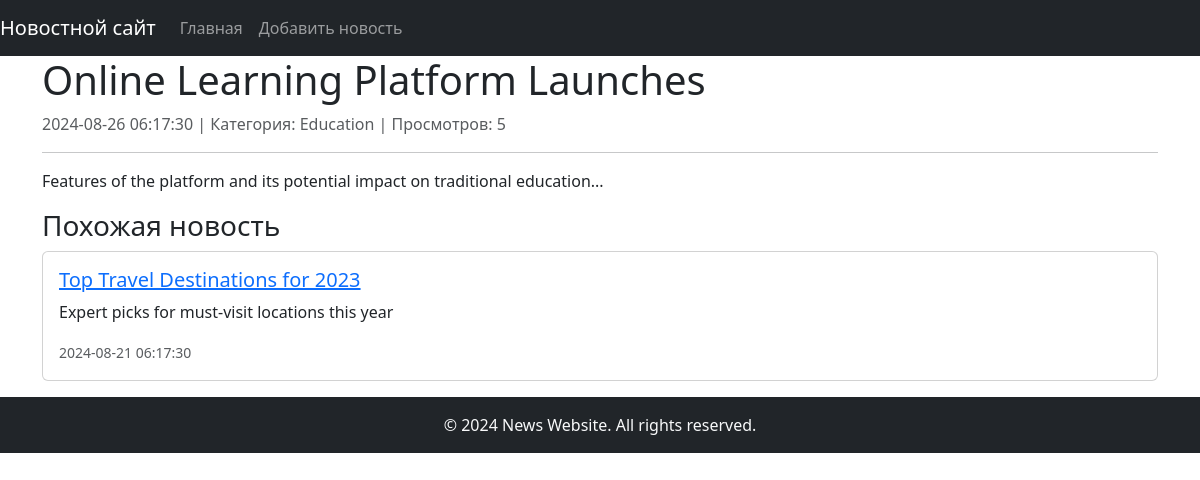
The page /news.php?id=9 on the database its author committed.
### tables this page shows
CREATE TABLE `news` (
  `id` int(11) NOT NULL,
  `title` varchar(255) NOT NULL,
  `announcement` text NOT NULL,
  `detailed_text` text NOT NULL,
  `category_id` int(11) NOT NULL,
  `author_id` int(11) NOT NULL,
  `date` timestamp NULL DEFAULT CURRENT_TIMESTAMP,
  `view_count` int(11) DEFAULT '0'
);

CREATE TABLE `categories` (
  `id` int(11) NOT NULL,
  `name` varchar(255) NOT NULL
);

### public/includes/news.php (called while the page is built, shortened)
<?php
class News {
    private $db;
    public function __construct($db) {
        $this->db = $db;
    }
    public function getNewsById($newsId) {
        $query = "SELECT n.*, c.name AS category, a.name AS author
                  FROM news n
                  JOIN categories c ON n.category_id = c.id
                  JOIN authors a ON n.author_id = a.id
                  WHERE n.id = :id";
        $stmt = $this->db->prepare($query);
        $stmt->bindValue(':id', $newsId, PDO::PARAM_INT);
        $stmt->execute();
        return $stmt->fetch(PDO::FETCH_ASSOC);
    }
    public function getSimilarNews($newsId) {
        $query = "SELECT n.*, c.name AS category, a.name AS author
                  FROM news n
                  JOIN categories c ON n.category_id = c.id
                  JOIN authors a ON n.author_id = a.id
                  JOIN similar_news sn ON n.id = sn.similar_news_id
                  WHERE sn.news_id = :id";
        $stmt = $this->db->prepare($query);
        $stmt->bindValue(':id', $newsId, PDO::PARAM_INT);
        $stmt->execute();
        return $stmt->fetchAll(PDO::FETCH_ASSOC);
    }
}

### public/news.php (the view, shortened to what this page needs)
<?php
include_once 'includes/database.php';
include_once 'includes/news.php';
if (isset($_GET['id'])) {
    $newsId = $_GET['id'];
    $newsObj = new News($db);
    $news = $newsObj->getNewsById($newsId);
    $similarNews = $newsObj->getSimilarNews($newsId);
}
?>
<!DOCTYPE html>
<html>
<head>
    <link rel="stylesheet" href="https://cdn.jsdelivr.net/npm/bootstrap@5.3.2/dist/css/bootstrap.min.css">
</head>
<body>
    <?php include 'templates/header.php'; ?>
    <div class="container">
        <?php if ($news): ?>
            <h1><?php echo htmlspecialchars($news['title']); ?></h1>
            <p class="text-muted"><?php echo $news['date']; ?> | Категория: <?php echo htmlspecialchars($news['category']); ?> | Просмотров: <?php echo $news['view_count']; ?></p>
            <hr>
            <p><?php echo $news['detailed_text']; ?></p>
            <?php if (count($similarNews) > 1): ?>
                <h3>Похожие новости</h3>
            <?php elseif (count($similarNews) == 1): ?>
                <h3>Похожая новость</h3>
            <?php endif; ?>
            <?php if (!empty($similarNews)): ?>
                <?php foreach ($similarNews as $similar): ?>
                    <div class="card mb-3">
                        <div class="card-body">
                            <h5 class="card-title"><a href="news.php?id=<?php echo $similar['id']; ?>"><?php echo htmlspecialchars($similar['title']); ?></a></h5>
                            <p class="card-text"><?php echo htmlspecialchars($similar['announcement']); ?></p>
                            <p class="card-text"><small class="text-muted"><?php echo $similar['date']; ?></small></p>
                        </div>
                    </div>
                <?php endforeach; ?>
            <?php else: ?>
                <p>Похожие новости не найдены.</p>
            <?php endif; ?>
        <?php else: ?>
            <p>Новостная статья не найдена.</p>
        <?php endif; ?>
    </div>
    <?php include_once 'templates/footer.php'; ?>
</body>
</html>

### rows shown on the page
news: title "Online Learning Platform Launches", date "2024-08-26 06:17:30", category.name "Education", view_count "5", detailed_text "Features of the platform and its potential impact on traditional education..."
news: title "Top Travel Destinations for 2023", announcement "Expert picks for must-visit locations this year", date "2024-08-21 06:17:30"
